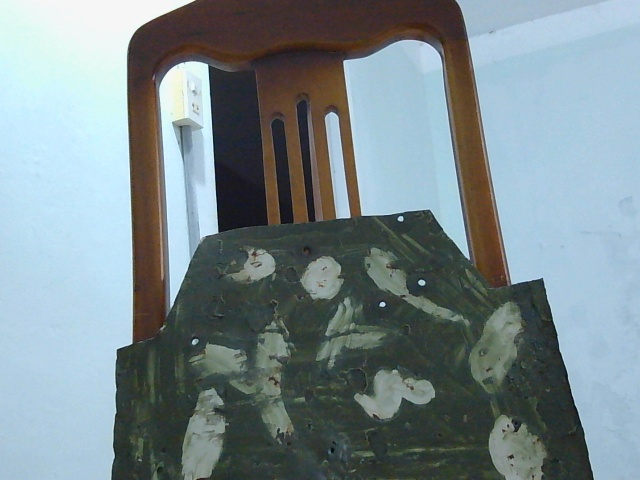
#> input picture Images/Lane1/camera_1.jpg, 640 x 480 px
$ python test2.py
#> lines starting #> are read from the running program, lines starting #| are printed output that depends on the picture; after the words box and inside, x2 and y2 are one past the last pixel; in counts of white or black regions, pixels touching at a corner belong together
import cv2
import numpy as np


def straighthen_img():
    # Load the image
    image = cv2.imread('./Images/Lane1/camera_1.jpg')
#> image is the input picture: shape (480, 640, 3); mean B, G, R 142.5, 138.1, 123

    # Convert the image to grayscale
    gray = cv2.cvtColor(image, cv2.COLOR_BGR2GRAY)
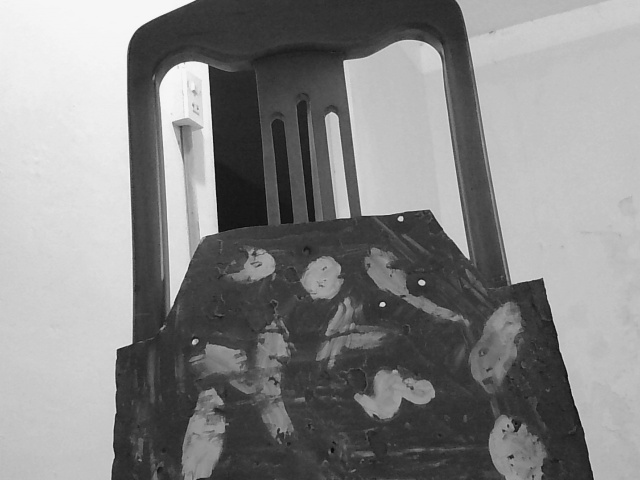
#> gray: shape (480, 640); min 10, max 251, mean 134.1

    # Apply Gaussian blur to reduce noise
    gray = cv2.GaussianBlur(gray, (5, 5), 0)

    # Perform edge detection (Canny)
    edges = cv2.Canny(gray, 50, 150)
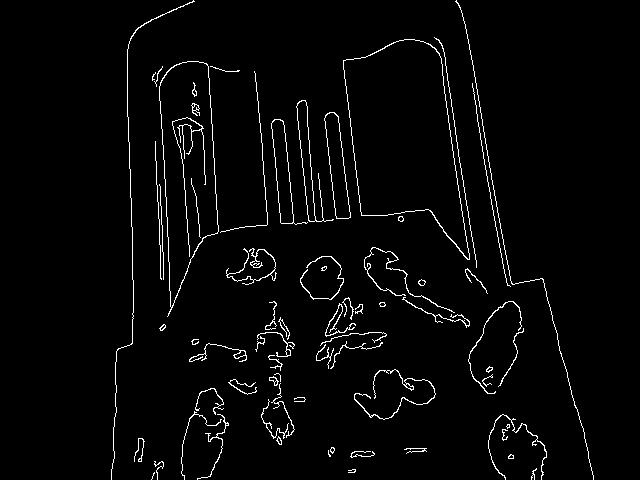
#> edges: shape (480, 640); 2.8% white in thin lines or dots, all inside (x1, y1, x2, y2) = (111, 0, 594, 480)

    # Find contours in the edge-detected image
    contours, _ = cv2.findContours(edges, cv2.RETR_EXTERNAL, cv2.CHAIN_APPROX_SIMPLE)
#> contours = 66 contours, 37 with area under 20; largest, box (x1, y1, x2, y2) and area: (343, 39, 470, 260) 17112, (159, 61, 219, 317) 9795, (324, 112, 351, 219) 1464, (271, 119, 308, 225) 1315, (296, 100, 334, 222) 1003

    # Sort contours based on area (largest contour is usually the target)
    contours = sorted(contours, key=cv2.contourArea, reverse=True)

    # Find the bounding box for the largest contour (the target)
    target_contour = contours[0]
#> target_contour = contour of 189 points, box (x1, y1, x2, y2) (343, 39, 470, 260), area 17112
    rect = cv2.minAreaRect(target_contour)  # Get the rotated bounding box
#> rect = ((403.3, 153.7), (102, 227), -8.13)
    box = cv2.boxPoints(rect)  # Get the four points of the box
#> box = [[368.9, 273.3], [336.8, 48.6], [437.7, 34.18], [469.8, 258.9]]
    box = np.int32(box)
#> box = [[368, 273], [336, 48], [437, 34], [469, 258]]

    # Compute the angle of rotation of the bounding box
    angle = rect[2]
#> angle = -8.13

    # Correct the angle (to make sure we are rotating correctly)
    if angle < -45:
        angle = 90 + angle

    # Get the rotation matrix
    height, width = image.shape[:2]
#> height = 480; width = 640
    center = (width // 2, height // 2)
#> center = (320, 240)
    rotation_matrix = cv2.getRotationMatrix2D(center, angle, 1.0)
#> rotation_matrix = [[0.99, -0.141, 37.16], [0.141, 0.99, -42.84]]

    # Perform the rotation to straighten the target
    rotated_image = cv2.warpAffine(image, rotation_matrix, (width, height))
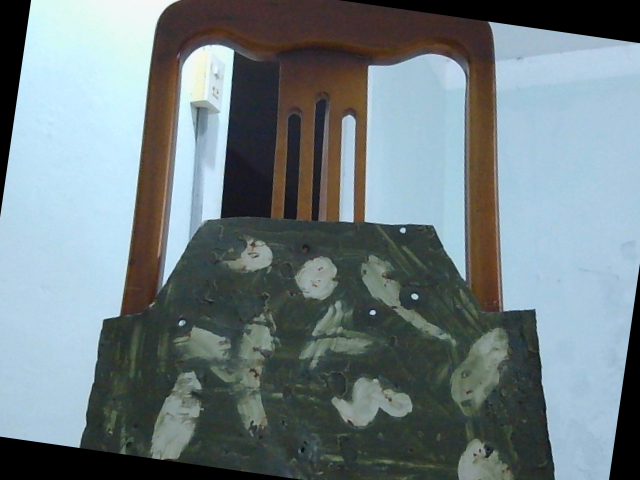
#> rotated_image: shape (480, 640, 3); mean B, G, R 130.9, 126.9, 112.8

    # Crop the image to the region of interest (the target area)
    rotated_box = cv2.polylines(rotated_image, [box], isClosed=True, color=(0, 255, 0), thickness=2)

    # Show the result
    cv2.imshow('Straightened Target Image', rotated_image)
    cv2.waitKey(0)
    cv2.destroyAllWindows()

straighthen_img()
# Load the reference image (a stable target image) and the image to stabilize
reference_image = cv2.imread('./Images/Lane1/test-1-1.jpg')
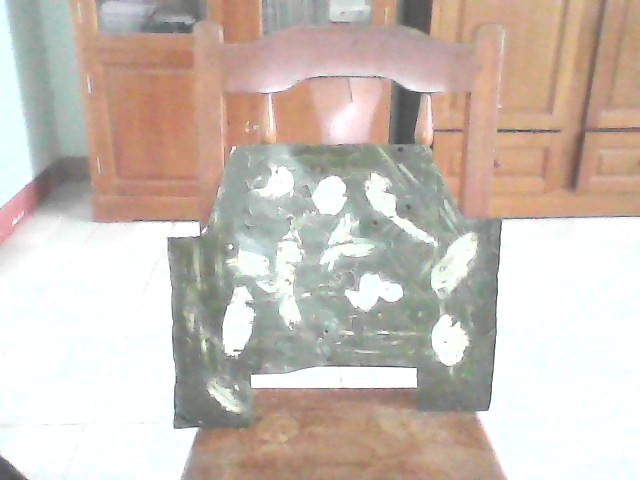
#> input picture Images/Lane1/test-1-1.jpg, 640 x 480 px
#> reference_image is the input picture: shape (480, 640, 3); mean B, G, R 181.5, 191.3, 202.6
image_to_stabilize = cv2.imread('./Images/Lane1/test-1-0.jpg')
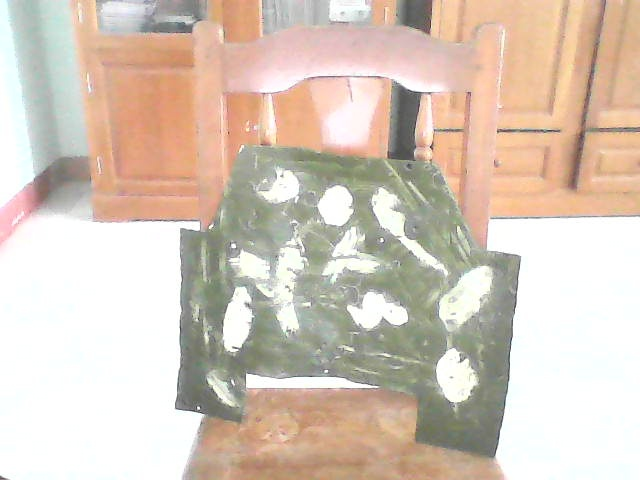
#> input picture Images/Lane1/test-1-0.jpg, 640 x 480 px
#> image_to_stabilize is the input picture: shape (480, 640, 3); mean B, G, R 186.4, 200.3, 215.4


"""
# Convert images to grayscale
gray_reference = cv2.cvtColor(reference_image, cv2.COLOR_BGR2GRAY)
gray_image = cv2.cvtColor(image_to_stabilize, cv2.COLOR_BGR2GRAY)

# Apply Gaussian blur to reduce noise
gray_reference = cv2.GaussianBlur(gray_reference, (5, 5), 0)
gray_image = cv2.GaussianBlur(gray_image, (5, 5), 0)

# Detect ORB keypoints and descriptors
orb = cv2.ORB_create(nfeatures=1500)  # Increase the number of keypoints
kp1, des1 = orb.detectAndCompute(gray_reference, None)
kp2, des2 = orb.detectAndCompute(gray_image, None)

# Use BFMatcher to match descriptors
bf = cv2.BFMatcher(cv2.NORM_HAMMING, crossCheck=False)

# Find matches and apply Lowe's ratio test
matches = bf.match(des1, des2)
good_matches = [m for m, n in zip(matches[:-1], matches[1:]) if m.distance < 0.75 * n.distance]

# Extract matched points
src_pts = np.float32([kp1[m.queryIdx].pt for m in good_matches]).reshape(-1, 1, 2)
dst_pts = np.float32([kp2[m.trainIdx].pt for m in good_matches]).reshape(-1, 1, 2)

# Compute the homography matrix with RANSAC
H, mask = cv2.findHomography(src_pts, dst_pts, cv2.RANSAC, 3.0)  # Adjust threshold

# Apply the homography to stabilize the current image
height, width, channels = reference_image.shape
stabilized_image = cv2.warpPerspective(image_to_stabilize, H, (width, height))

# Show the stabilized image
cv2.imshow('Stabilized Target Image', stabilized_image)
cv2.waitKey(0)
cv2.destroyAllWindows()
"""
